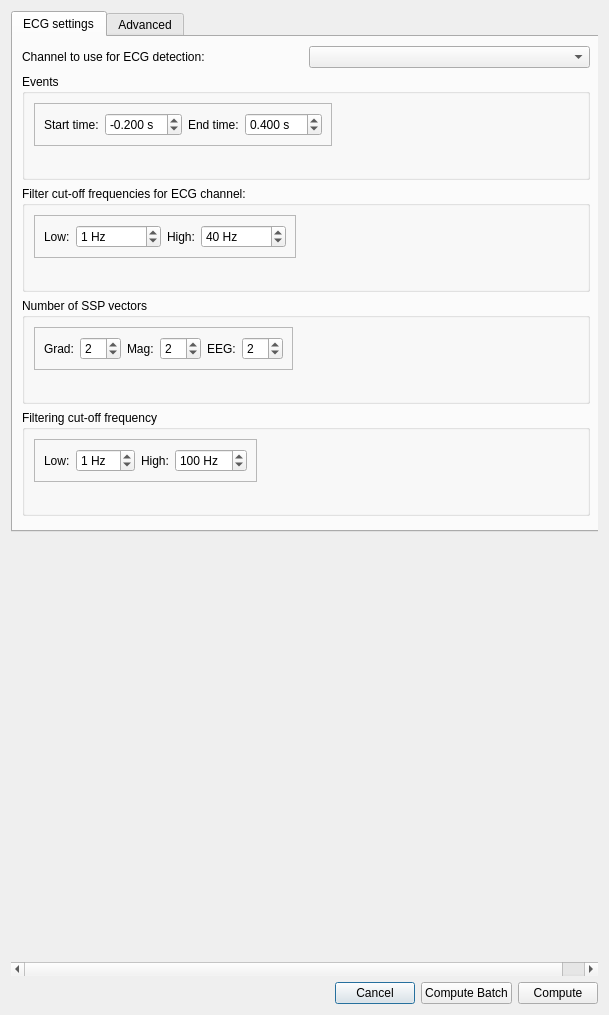
<?xml version="1.0" encoding="UTF-8"?>
<ui version="4.0">
 <class>Dialog</class>
 <widget class="QDialog" name="Dialog">
  <property name="geometry">
   <rect>
    <x>0</x>
    <y>0</y>
    <width>609</width>
    <height>1015</height>
   </rect>
  </property>
  <property name="windowTitle">
   <string>Meggie - Compute ECG projections</string>
  </property>
  <layout class="QGridLayout" name="gridLayout">
   <item row="0" column="0">
    <widget class="QScrollArea" name="scrollArea">
     <property name="layoutDirection">
      <enum>Qt::LeftToRight</enum>
     </property>
     <property name="frameShape">
      <enum>QFrame::NoFrame</enum>
     </property>
     <property name="widgetResizable">
      <bool>true</bool>
     </property>
     <widget class="QWidget" name="scrollAreaWidgetContents_2">
      <property name="geometry">
       <rect>
        <x>0</x>
        <y>0</y>
        <width>611</width>
        <height>945</height>
       </rect>
      </property>
      <property name="minimumSize">
       <size>
        <width>611</width>
        <height>899</height>
       </size>
      </property>
      <property name="layoutDirection">
       <enum>Qt::LeftToRight</enum>
      </property>
      <widget class="QTabWidget" name="tabWidgetECGSettings">
       <property name="geometry">
        <rect>
         <x>0</x>
         <y>0</y>
         <width>591</width>
         <height>521</height>
        </rect>
       </property>
       <property name="currentIndex">
        <number>0</number>
       </property>
       <widget class="QWidget" name="tabECG1">
        <attribute name="title">
         <string>ECG settings</string>
        </attribute>
        <widget class="QWidget" name="layoutWidget">
         <property name="geometry">
          <rect>
           <x>9</x>
           <y>9</y>
           <width>568</width>
           <height>470</height>
          </rect>
         </property>
         <layout class="QVBoxLayout" name="verticalLayout_5">
          <item>
           <layout class="QHBoxLayout" name="horizontalLayout_10">
            <item>
             <widget class="QLabel" name="labelECGChannel">
              <property name="text">
               <string>Channel to use for ECG detection:</string>
              </property>
             </widget>
            </item>
            <item>
             <widget class="QComboBox" name="comboBoxECGChannel"/>
            </item>
           </layout>
          </item>
          <item>
           <widget class="QGroupBox" name="groupBoxEvent">
            <property name="title">
             <string>Events</string>
            </property>
            <layout class="QFormLayout" name="formLayout_4">
             <property name="fieldGrowthPolicy">
              <enum>QFormLayout::AllNonFixedFieldsGrow</enum>
             </property>
             <item row="0" column="0">
              <widget class="QFrame" name="frame">
               <property name="frameShape">
                <enum>QFrame::StyledPanel</enum>
               </property>
               <property name="frameShadow">
                <enum>QFrame::Raised</enum>
               </property>
               <layout class="QFormLayout" name="formLayout_3">
                <item row="0" column="0">
                 <layout class="QHBoxLayout" name="horizontalLayout_8">
                  <item>
                   <layout class="QHBoxLayout" name="horizontalLayout">
                    <item>
                     <widget class="QLabel" name="labelTmin">
                      <property name="text">
                       <string>Start time:</string>
                      </property>
                     </widget>
                    </item>
                    <item>
                     <widget class="QDoubleSpinBox" name="doubleSpinBoxTmin">
                      <property name="suffix">
                       <string> s</string>
                      </property>
                      <property name="decimals">
                       <number>3</number>
                      </property>
                      <property name="minimum">
                       <double>-99.989999999999995</double>
                      </property>
                      <property name="singleStep">
                       <double>0.050000000000000</double>
                      </property>
                      <property name="value">
                       <double>-0.200000000000000</double>
                      </property>
                     </widget>
                    </item>
                   </layout>
                  </item>
                  <item>
                   <layout class="QHBoxLayout" name="horizontalLayout_2">
                    <item>
                     <widget class="QLabel" name="labelTmax">
                      <property name="text">
                       <string>End time:</string>
                      </property>
                     </widget>
                    </item>
                    <item>
                     <widget class="QDoubleSpinBox" name="doubleSpinBoxTmax">
                      <property name="suffix">
                       <string> s</string>
                      </property>
                      <property name="decimals">
                       <number>3</number>
                      </property>
                      <property name="minimum">
                       <double>-99.989999999999995</double>
                      </property>
                      <property name="singleStep">
                       <double>0.050000000000000</double>
                      </property>
                      <property name="value">
                       <double>0.400000000000000</double>
                      </property>
                     </widget>
                    </item>
                   </layout>
                  </item>
                 </layout>
                </item>
               </layout>
              </widget>
             </item>
            </layout>
           </widget>
          </item>
          <item>
           <widget class="QGroupBox" name="groupBoxFilteringECG">
            <property name="title">
             <string>Filter cut-off frequencies for ECG channel:</string>
            </property>
            <layout class="QFormLayout" name="formLayout_5">
             <item row="0" column="0">
              <widget class="QFrame" name="frame_6">
               <property name="frameShape">
                <enum>QFrame::StyledPanel</enum>
               </property>
               <property name="frameShadow">
                <enum>QFrame::Raised</enum>
               </property>
               <layout class="QGridLayout" name="gridLayout_3">
                <item row="0" column="0">
                 <layout class="QHBoxLayout" name="horizontalLayout_18">
                  <property name="spacing">
                   <number>6</number>
                  </property>
                  <property name="sizeConstraint">
                   <enum>QLayout::SetDefaultConstraint</enum>
                  </property>
                  <item>
                   <layout class="QHBoxLayout" name="horizontalLayout_23">
                    <item>
                     <widget class="QLabel" name="labelLowPass">
                      <property name="sizePolicy">
                       <sizepolicy hsizetype="Preferred" vsizetype="Preferred">
                        <horstretch>0</horstretch>
                        <verstretch>0</verstretch>
                       </sizepolicy>
                      </property>
                      <property name="text">
                       <string>Low:</string>
                      </property>
                     </widget>
                    </item>
                    <item>
                     <widget class="QSpinBox" name="spinBoxLowPass">
                      <property name="suffix">
                       <string> Hz</string>
                      </property>
                      <property name="maximum">
                       <number>1000000</number>
                      </property>
                      <property name="value">
                       <number>1</number>
                      </property>
                     </widget>
                    </item>
                   </layout>
                  </item>
                  <item>
                   <layout class="QHBoxLayout" name="horizontalLayout_24">
                    <item>
                     <widget class="QLabel" name="labelHighPass">
                      <property name="text">
                       <string>High:</string>
                      </property>
                     </widget>
                    </item>
                    <item>
                     <widget class="QSpinBox" name="spinBoxHighPass">
                      <property name="suffix">
                       <string> Hz</string>
                      </property>
                      <property name="maximum">
                       <number>1000000000</number>
                      </property>
                      <property name="value">
                       <number>40</number>
                      </property>
                     </widget>
                    </item>
                   </layout>
                  </item>
                 </layout>
                </item>
               </layout>
              </widget>
             </item>
            </layout>
           </widget>
          </item>
          <item>
           <widget class="QGroupBox" name="groupBoxSSP">
            <property name="title">
             <string>Number of SSP vectors</string>
            </property>
            <layout class="QFormLayout" name="formLayout_7">
             <item row="0" column="0">
              <widget class="QFrame" name="frame_2">
               <property name="frameShape">
                <enum>QFrame::StyledPanel</enum>
               </property>
               <property name="frameShadow">
                <enum>QFrame::Raised</enum>
               </property>
               <layout class="QGridLayout" name="gridLayout_5">
                <item row="0" column="0">
                 <layout class="QHBoxLayout" name="horizontalLayout_9">
                  <item>
                   <layout class="QHBoxLayout" name="horizontalLayout_3">
                    <item>
                     <widget class="QLabel" name="labelGrad">
                      <property name="text">
                       <string>Grad:</string>
                      </property>
                     </widget>
                    </item>
                    <item>
                     <widget class="QSpinBox" name="spinBoxGrad">
                      <property name="value">
                       <number>2</number>
                      </property>
                     </widget>
                    </item>
                   </layout>
                  </item>
                  <item>
                   <layout class="QHBoxLayout" name="horizontalLayout_4">
                    <item>
                     <widget class="QLabel" name="labelMag">
                      <property name="text">
                       <string>Mag:</string>
                      </property>
                     </widget>
                    </item>
                    <item>
                     <widget class="QSpinBox" name="spinBoxMag">
                      <property name="value">
                       <number>2</number>
                      </property>
                     </widget>
                    </item>
                   </layout>
                  </item>
                  <item>
                   <layout class="QHBoxLayout" name="horizontalLayout_5">
                    <item>
                     <widget class="QLabel" name="labelEeg">
                      <property name="text">
                       <string>EEG:</string>
                      </property>
                     </widget>
                    </item>
                    <item>
                     <widget class="QSpinBox" name="spinBoxEeg">
                      <property name="value">
                       <number>2</number>
                      </property>
                     </widget>
                    </item>
                   </layout>
                  </item>
                 </layout>
                </item>
               </layout>
              </widget>
             </item>
            </layout>
           </widget>
          </item>
          <item>
           <widget class="QGroupBox" name="groupBoxFilter">
            <property name="title">
             <string>Filtering cut-off frequency</string>
            </property>
            <layout class="QFormLayout" name="formLayout_6">
             <property name="fieldGrowthPolicy">
              <enum>QFormLayout::AllNonFixedFieldsGrow</enum>
             </property>
             <item row="0" column="0">
              <widget class="QFrame" name="frame_7">
               <property name="frameShape">
                <enum>QFrame::StyledPanel</enum>
               </property>
               <property name="frameShadow">
                <enum>QFrame::Raised</enum>
               </property>
               <layout class="QGridLayout" name="gridLayout_6">
                <item row="0" column="0">
                 <layout class="QHBoxLayout" name="horizontalLayout_25">
                  <item>
                   <layout class="QHBoxLayout" name="horizontalLayout_26">
                    <item>
                     <widget class="QLabel" name="labelLow">
                      <property name="text">
                       <string>Low:</string>
                      </property>
                     </widget>
                    </item>
                    <item>
                     <widget class="QSpinBox" name="spinBoxLow">
                      <property name="suffix">
                       <string> Hz</string>
                      </property>
                      <property name="value">
                       <number>1</number>
                      </property>
                     </widget>
                    </item>
                   </layout>
                  </item>
                  <item>
                   <layout class="QHBoxLayout" name="horizontalLayout_27">
                    <item>
                     <widget class="QLabel" name="labelHigh">
                      <property name="text">
                       <string>High:</string>
                      </property>
                     </widget>
                    </item>
                    <item>
                     <widget class="QSpinBox" name="spinBoxHigh">
                      <property name="suffix">
                       <string> Hz</string>
                      </property>
                      <property name="maximum">
                       <number>1000</number>
                      </property>
                      <property name="value">
                       <number>100</number>
                      </property>
                     </widget>
                    </item>
                   </layout>
                  </item>
                 </layout>
                </item>
               </layout>
              </widget>
             </item>
            </layout>
           </widget>
          </item>
         </layout>
        </widget>
       </widget>
       <widget class="QWidget" name="tabECG2">
        <attribute name="title">
         <string>Advanced</string>
        </attribute>
        <widget class="QWidget" name="gridLayoutWidget">
         <property name="geometry">
          <rect>
           <x>10</x>
           <y>10</y>
           <width>518</width>
           <height>179</height>
          </rect>
         </property>
         <layout class="QGridLayout" name="gridLayout_2">
          <item row="0" column="2">
           <widget class="QLabel" name="labelStart2">
            <property name="text">
             <string>seconds.</string>
            </property>
           </widget>
          </item>
          <item row="0" column="1">
           <widget class="QSpinBox" name="spinBoxStart">
            <property name="maximum">
             <number>10000</number>
            </property>
            <property name="value">
             <number>5</number>
            </property>
           </widget>
          </item>
          <item row="3" column="0">
           <widget class="QCheckBox" name="checkBoxSSPProj">
            <property name="text">
             <string>Exclude SSP projections currently in the file</string>
            </property>
            <property name="checked">
             <bool>true</bool>
            </property>
           </widget>
          </item>
          <item row="4" column="0">
           <layout class="QVBoxLayout" name="verticalLayout">
            <item>
             <widget class="QCheckBox" name="checkBoxSSPCompute">
              <property name="sizePolicy">
               <sizepolicy hsizetype="Minimum" vsizetype="Fixed">
                <horstretch>0</horstretch>
                <verstretch>0</verstretch>
               </sizepolicy>
              </property>
              <property name="text">
               <string>Compute SSP after averaging</string>
              </property>
              <property name="checked">
               <bool>true</bool>
              </property>
             </widget>
            </item>
           </layout>
          </item>
          <item row="0" column="0">
           <layout class="QHBoxLayout" name="horizontalLayout_21">
            <item>
             <widget class="QLabel" name="labelStart1">
              <property name="text">
               <string>Start artifact detection after</string>
              </property>
             </widget>
            </item>
           </layout>
          </item>
          <item row="1" column="0">
           <layout class="QHBoxLayout" name="horizontalLayout_22">
            <item>
             <widget class="QLabel" name="labelTaps">
              <property name="text">
               <string>Number of taps to use for filtering:</string>
              </property>
             </widget>
            </item>
           </layout>
          </item>
          <item row="1" column="1">
           <widget class="QSpinBox" name="spinBoxTaps">
            <property name="maximum">
             <number>10000</number>
            </property>
            <property name="value">
             <number>2048</number>
            </property>
           </widget>
          </item>
          <item row="2" column="0">
           <widget class="QLabel" name="label">
            <property name="text">
             <string>QRS detection threshold (between 0 and 1):</string>
            </property>
           </widget>
          </item>
          <item row="2" column="1">
           <widget class="QDoubleSpinBox" name="doubleSpinBoxQrs">
            <property name="maximum">
             <double>1.000000000000000</double>
            </property>
            <property name="singleStep">
             <double>0.100000000000000</double>
            </property>
            <property name="value">
             <double>0.600000000000000</double>
            </property>
           </widget>
          </item>
         </layout>
        </widget>
        <widget class="QGroupBox" name="groupBox">
         <property name="geometry">
          <rect>
           <x>10</x>
           <y>200</y>
           <width>487</width>
           <height>136</height>
          </rect>
         </property>
         <property name="title">
          <string>Epoch rejection</string>
         </property>
         <layout class="QFormLayout" name="formLayout_2">
          <item row="0" column="0">
           <widget class="QFrame" name="frameEpochRejection">
            <property name="enabled">
             <bool>true</bool>
            </property>
            <property name="frameShape">
             <enum>QFrame::StyledPanel</enum>
            </property>
            <property name="frameShadow">
             <enum>QFrame::Raised</enum>
            </property>
            <layout class="QFormLayout" name="formLayout">
             <item row="0" column="0">
              <layout class="QHBoxLayout" name="horizontalLayout_12">
               <item>
                <layout class="QVBoxLayout" name="verticalLayout_2">
                 <item>
                  <layout class="QHBoxLayout" name="horizontalLayout_14">
                   <item>
                    <widget class="QLabel" name="labelGradReject">
                     <property name="text">
                      <string>Grad:</string>
                     </property>
                    </widget>
                   </item>
                   <item>
                    <widget class="QDoubleSpinBox" name="doubleSpinBoxGradReject">
                     <property name="suffix">
                      <string> fT/cm</string>
                     </property>
                     <property name="maximum">
                      <double>1000000000.000000000000000</double>
                     </property>
                     <property name="value">
                      <double>3000.000000000000000</double>
                     </property>
                    </widget>
                   </item>
                  </layout>
                 </item>
                 <item>
                  <layout class="QHBoxLayout" name="horizontalLayout_11">
                   <item>
                    <widget class="QLabel" name="labelEegReject">
                     <property name="text">
                      <string>EEG:</string>
                     </property>
                    </widget>
                   </item>
                   <item>
                    <widget class="QDoubleSpinBox" name="doubleSpinBoxEEGReject">
                     <property name="suffix">
                      <string> uV</string>
                     </property>
                     <property name="maximum">
                      <double>1000000000.000000000000000</double>
                     </property>
                     <property name="value">
                      <double>100.000000000000000</double>
                     </property>
                    </widget>
                   </item>
                  </layout>
                 </item>
                </layout>
               </item>
               <item>
                <layout class="QVBoxLayout" name="verticalLayout_3">
                 <item>
                  <layout class="QHBoxLayout" name="horizontalLayout_13">
                   <item>
                    <widget class="QLabel" name="labelMagReject">
                     <property name="text">
                      <string>Mag:</string>
                     </property>
                    </widget>
                   </item>
                   <item>
                    <widget class="QDoubleSpinBox" name="doubleSpinBoxMagReject">
                     <property name="suffix">
                      <string> fT</string>
                     </property>
                     <property name="maximum">
                      <double>1000000000.000000000000000</double>
                     </property>
                     <property name="value">
                      <double>4000.000000000000000</double>
                     </property>
                    </widget>
                   </item>
                  </layout>
                 </item>
                 <item>
                  <layout class="QHBoxLayout" name="horizontalLayout_15">
                   <item>
                    <widget class="QLabel" name="labelEOGReject">
                     <property name="text">
                      <string>EOG:</string>
                     </property>
                    </widget>
                   </item>
                   <item>
                    <widget class="QDoubleSpinBox" name="doubleSpinBoxEOGReject">
                     <property name="suffix">
                      <string> uV</string>
                     </property>
                     <property name="maximum">
                      <double>1000000000.000000000000000</double>
                     </property>
                     <property name="value">
                      <double>250.000000000000000</double>
                     </property>
                    </widget>
                   </item>
                  </layout>
                 </item>
                </layout>
               </item>
              </layout>
             </item>
            </layout>
           </widget>
          </item>
         </layout>
        </widget>
       </widget>
      </widget>
      <widget class="QWidget" name="widget" native="true">
       <property name="geometry">
        <rect>
         <x>10</x>
         <y>530</y>
         <width>301</width>
         <height>371</height>
        </rect>
       </property>
      </widget>
     </widget>
    </widget>
   </item>
   <item row="1" column="0">
    <layout class="QHBoxLayout" name="horizontalLayout_19">
     <item>
      <spacer name="horizontalSpacer">
       <property name="orientation">
        <enum>Qt::Horizontal</enum>
       </property>
       <property name="sizeHint" stdset="0">
        <size>
         <width>40</width>
         <height>20</height>
        </size>
       </property>
      </spacer>
     </item>
     <item>
      <widget class="QPushButton" name="pushButtonCancel">
       <property name="text">
        <string>Cancel</string>
       </property>
      </widget>
     </item>
     <item>
      <widget class="QPushButton" name="pushButtonComputeBatch">
       <property name="text">
        <string>Compute Batch</string>
       </property>
      </widget>
     </item>
     <item>
      <widget class="QPushButton" name="pushButtonCompute">
       <property name="sizePolicy">
        <sizepolicy hsizetype="Minimum" vsizetype="Fixed">
         <horstretch>0</horstretch>
         <verstretch>0</verstretch>
        </sizepolicy>
       </property>
       <property name="text">
        <string>Compute</string>
       </property>
      </widget>
     </item>
    </layout>
   </item>
  </layout>
 </widget>
 <tabstops>
  <tabstop>tabWidgetECGSettings</tabstop>
  <tabstop>comboBoxECGChannel</tabstop>
  <tabstop>doubleSpinBoxTmin</tabstop>
  <tabstop>doubleSpinBoxTmax</tabstop>
  <tabstop>spinBoxLowPass</tabstop>
  <tabstop>spinBoxHighPass</tabstop>
  <tabstop>spinBoxLow</tabstop>
  <tabstop>spinBoxHigh</tabstop>
  <tabstop>doubleSpinBoxGradReject</tabstop>
  <tabstop>doubleSpinBoxMagReject</tabstop>
  <tabstop>doubleSpinBoxEEGReject</tabstop>
  <tabstop>doubleSpinBoxEOGReject</tabstop>
 </tabstops>
 <resources/>
 <connections>
  <connection>
   <sender>pushButtonCancel</sender>
   <signal>clicked()</signal>
   <receiver>Dialog</receiver>
   <slot>reject()</slot>
   <hints>
    <hint type="sourcelabel">
     <x>402</x>
     <y>928</y>
    </hint>
    <hint type="destinationlabel">
     <x>277</x>
     <y>7</y>
    </hint>
   </hints>
  </connection>
  <connection>
   <sender>pushButtonComputeBatch</sender>
   <signal>clicked()</signal>
   <receiver>Dialog</receiver>
   <slot>acceptBatch()</slot>
   <hints>
    <hint type="sourcelabel">
     <x>532</x>
     <y>957</y>
    </hint>
    <hint type="destinationlabel">
     <x>415</x>
     <y>1</y>
    </hint>
   </hints>
  </connection>
  <connection>
   <sender>pushButtonCompute</sender>
   <signal>clicked()</signal>
   <receiver>Dialog</receiver>
   <slot>accept()</slot>
   <hints>
    <hint type="sourcelabel">
     <x>623</x>
     <y>957</y>
    </hint>
    <hint type="destinationlabel">
     <x>495</x>
     <y>2</y>
    </hint>
   </hints>
  </connection>
 </connections>
 <slots>
  <slot>acceptBatch()</slot>
 </slots>
</ui>
